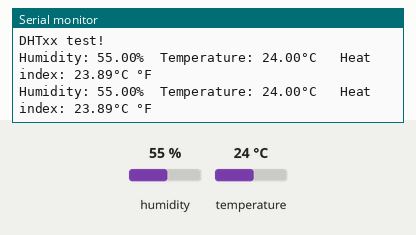
Recording of a sketch running on a simulated Arduino Uno, built with avr-gcc and run on an emulated ATmega328P. Shown: the last lines printed to the serial monitor. Inputs (shaded band) come from the test bench; at power-on: humidity 55 %, temperature 24 °C.

Above: at 4.8 s.
4.9 s: humidity set to 22 %
At 7.3 s:
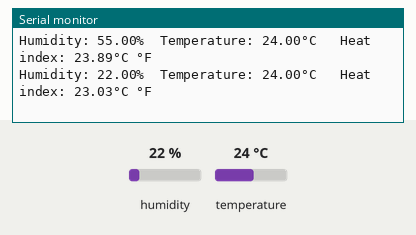
7.9 s: temperature set to 12 °C
At 9.2 s:
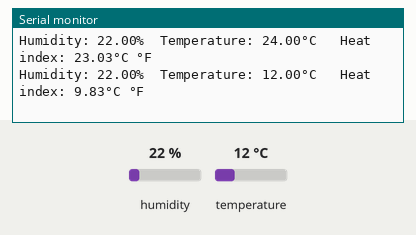
10.9 s: humidity set to 40 %
At 12.8 s:
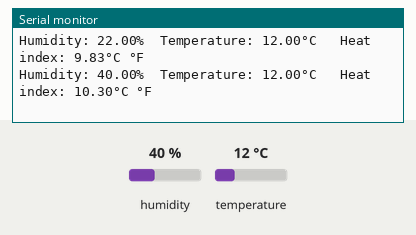
Timing chart, 0 to 14.3 s (numbered marks = the images above; inputs shaded):
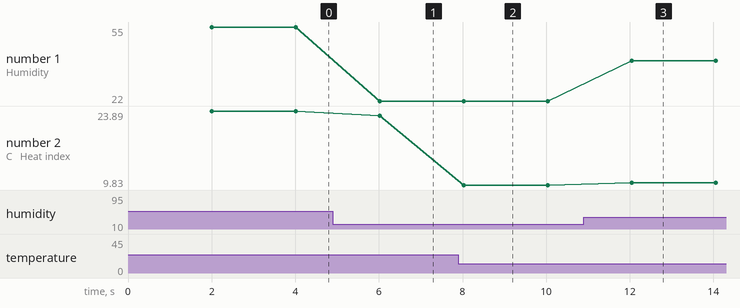

The sketch:

DHT22.ino
```cpp
#include "DHT.h"

#define DHTPIN 4

// Uncomment whatever type you're using!
//#define DHTTYPE DHT11   // DHT 11
#define DHTTYPE DHT22   // DHT 22  (AM2302), AM2321
//#define DHTTYPE DHT21   // DHT 21 (AM2301)


DHT dht(DHTPIN, DHTTYPE);

void setup() {
  Serial.begin(9600);
  Serial.println(F("DHTxx test!"));

  dht.begin();
}

void loop() {
  // Wait a few seconds between measurements.
  delay(2000);

  // Reading temperature or humidity takes about 250 milliseconds!
  // Sensor readings may also be up to 2 seconds 'old' (its a very slow sensor)
  float h = dht.readHumidity();
  // Read temperature as Celsius (the default)
  float t = dht.readTemperature();
  // Read temperature as Fahrenheit (isFahrenheit = true)
  float f = dht.readTemperature(true);

  // Check if any reads failed and exit early (to try again).
  if (isnan(h) || isnan(t) || isnan(f)) {
    Serial.println(F("Failed to read from DHT sensor!"));
    return;
  }

  // Compute heat index in Fahrenheit (the default)
  float hif = dht.computeHeatIndex(f, h);
  // Compute heat index in Celsius (isFahreheit = false)
  float hic = dht.computeHeatIndex(t, h, false);

  Serial.print(F("Humidity: "));
  Serial.print(h);
  Serial.print(F("%  Temperature: "));
  Serial.print(t);
  Serial.print(F("°C "));
  Serial.print(F("  Heat index: "));
  Serial.print(hic);
  Serial.print(F("°C "));
  Serial.println(F("°F"));
}
```

Measured:
- after the input at 4.9 s, the serial monitor: prints a new line after 1.1 s (image 1)
- after the input at 7.9 s, the serial monitor: prints a new line after 0.13 s (image 2)
- after the input at 10.9 s, the serial monitor: prints a new line after 1.1 s (image 3)
- plotted number 1: 55 → 22 after the input at 4.9 s, 22 → 40 after the input at 10.9 s
- plotted number 2: 23.89 → 23.03 after the input at 4.9 s, 23.03 → 9.83 after the input at 7.9 s, 9.83 → 10.3 after the input at 10.9 s
